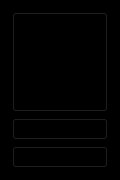
        <widget class="QFrame" name="frame_6">
         <property name="minimumSize">
          <size>
           <width>120</width>
           <height>100</height>
          </size>
         </property>
         <property name="maximumSize">
          <size>
           <width>120</width>
           <height>180</height>
          </size>
         </property>
         <property name="styleSheet">
          <string notr="true">background:black;</string>
         </property>
         <property name="frameShape">
          <enum>QFrame::StyledPanel</enum>
         </property>
         <property name="frameShadow">
          <enum>QFrame::Sunken</enum>
         </property>
         <property name="lineWidth">
          <number>3</number>
         </property>
         <property name="midLineWidth">
          <number>3</number>
         </property>
         <layout class="QGridLayout" name="gridLayout_6">
          <item row="2" column="0">
           <widget class="QPushButton" name="pushButton_28">
            <property name="maximumSize">
             <size>
              <width>120</width>
              <height>65</height>
             </size>
            </property>
            <property name="palette">
             <palette>
              <active>
               <colorrole role="Button">
                <brush brushstyle="SolidPattern">
                 <color alpha="255">
                  <red>0</red>
                  <green>0</green>
                  <blue>0</blue>
                 </color>
                </brush>
               </colorrole>
               <colorrole role="Base">
                <brush brushstyle="SolidPattern">
                 <color alpha="255">
                  <red>0</red>
                  <green>0</green>
                  <blue>0</blue>
                 </color>
                </brush>
               </colorrole>
               <colorrole role="Window">
                <brush brushstyle="SolidPattern">
                 <color alpha="255">
                  <red>0</red>
                  <green>0</green>
                  <blue>0</blue>
                 </color>
                </brush>
               </colorrole>
              </active>
              <inactive>
               <colorrole role="Button">
                <brush brushstyle="SolidPattern">
                 <color alpha="255">
                  <red>0</red>
                  <green>0</green>
                  <blue>0</blue>
                 </color>
                </brush>
               </colorrole>
               <colorrole role="Base">
                <brush brushstyle="SolidPattern">
                 <color alpha="255">
                  <red>0</red>
                  <green>0</green>
                  <blue>0</blue>
                 </color>
                </brush>
               </colorrole>
               <colorrole role="Window">
                <brush brushstyle="SolidPattern">
                 <color alpha="255">
                  <red>0</red>
                  <green>0</green>
                  <blue>0</blue>
                 </color>
                </brush>
               </colorrole>
              </inactive>
              <disabled>
               <colorrole role="Button">
                <brush brushstyle="SolidPattern">
                 <color alpha="255">
                  <red>0</red>
                  <green>0</green>
                  <blue>0</blue>
                 </color>
                </brush>
               </colorrole>
               <colorrole role="Base">
                <brush brushstyle="SolidPattern">
                 <color alpha="255">
                  <red>0</red>
                  <green>0</green>
                  <blue>0</blue>
                 </color>
                </brush>
               </colorrole>
               <colorrole role="Window">
                <brush brushstyle="SolidPattern">
                 <color alpha="255">
                  <red>0</red>
                  <green>0</green>
                  <blue>0</blue>
                 </color>
                </brush>
               </colorrole>
              </disabled>
             </palette>
            </property>
            <property name="toolTip">
             <string>&lt;html&gt;&lt;head/&gt;&lt;body&gt;&lt;p&gt;&lt;img src=&quot;:/toolTip/res/tooltips/CoinserverTooltip.png&quot;/&gt;&lt;/p&gt;&lt;/body&gt;&lt;/html&gt;</string>
            </property>
            <property name="styleSheet">
             <string notr="true">background:black;</string>
            </property>
            <property name="text">
             <string/>
            </property>
            <property name="icon">
             <iconset resource="../bitcoin.qrc">
              <normaloff>:/images/res/images/FlapXcoin/Social/Cc.png</normaloff>:/images/res/images/FlapXcoin/Social/Cc.png</iconset>
            </property>
            <property name="iconSize">
             <size>
              <width>90</width>
              <height>30</height>
             </size>
            </property>
           </widget>
          </item>
          <item row="0" column="0">
           <widget class="QPushButton" name="pushButton_24">
            <property name="minimumSize">
             <size>
              <width>0</width>
              <height>100</height>
             </size>
            </property>
            <property name="maximumSize">
             <size>
              <width>100</width>
              <height>100</height>
             </size>
            </property>
            <property name="palette">
             <palette>
              <active>
               <colorrole role="Button">
                <brush brushstyle="SolidPattern">
                 <color alpha="0">
                  <red>0</red>
                  <green>0</green>
                  <blue>0</blue>
                 </color>
                </brush>
               </colorrole>
               <colorrole role="Base">
                <brush brushstyle="SolidPattern">
                 <color alpha="0">
                  <red>0</red>
                  <green>0</green>
                  <blue>0</blue>
                 </color>
                </brush>
               </colorrole>
               <colorrole role="Window">
                <brush brushstyle="SolidPattern">
                 <color alpha="0">
                  <red>0</red>
                  <green>0</green>
                  <blue>0</blue>
                 </color>
                </brush>
               </colorrole>
              </active>
              <inactive>
               <colorrole role="Button">
                <brush brushstyle="SolidPattern">
                 <color alpha="0">
                  <red>0</red>
                  <green>0</green>
                  <blue>0</blue>
                 </color>
                </brush>
               </colorrole>
               <colorrole role="Base">
                <brush brushstyle="SolidPattern">
                 <color alpha="0">
                  <red>0</red>
                  <green>0</green>
                  <blue>0</blue>
                 </color>
                </brush>
               </colorrole>
               <colorrole role="Window">
                <brush brushstyle="SolidPattern">
                 <color alpha="0">
                  <red>0</red>
                  <green>0</green>
                  <blue>0</blue>
                 </color>
                </brush>
               </colorrole>
              </inactive>
              <disabled>
               <colorrole role="Button">
                <brush brushstyle="SolidPattern">
                 <color alpha="0">
                  <red>0</red>
                  <green>0</green>
                  <blue>0</blue>
                 </color>
                </brush>
               </colorrole>
               <colorrole role="Base">
                <brush brushstyle="SolidPattern">
                 <color alpha="0">
                  <red>0</red>
                  <green>0</green>
                  <blue>0</blue>
                 </color>
                </brush>
               </colorrole>
               <colorrole role="Window">
                <brush brushstyle="SolidPattern">
                 <color alpha="0">
                  <red>0</red>
                  <green>0</green>
                  <blue>0</blue>
                 </color>
                </brush>
               </colorrole>
              </disabled>
             </palette>
            </property>
            <property name="toolTip">
             <string>&lt;html&gt;&lt;head/&gt;&lt;body&gt;&lt;p&gt;&lt;img src=&quot;:/toolTip/res/tooltips/CoinserverTooltip.png&quot;/&gt;&lt;/p&gt;&lt;/body&gt;&lt;/html&gt;</string>
            </property>
            <property name="styleSheet">
             <string notr="true">background:transparent;</string>
            </property>
            <property name="text">
             <string/>
            </property>
            <property name="icon">
             <iconset resource="../bitcoin.qrc">
              <normaloff>:/images/res/images/FlapXcoin/Community/NET.png</normaloff>:/images/res/images/FlapXcoin/Community/NET.png</iconset>
            </property>
            <property name="iconSize">
             <size>
              <width>487</width>
              <height>95</height>
             </size>
            </property>
           </widget>
          </item>
          <item row="1" column="0">
           <spacer name="verticalSpacer">
            <property name="orientation">
             <enum>Qt::Vertical</enum>
            </property>
            <property name="sizeHint" stdset="0">
             <size>
              <width>20</width>
              <height>9</height>
             </size>
            </property>
           </spacer>
          </item>
          <item row="3" column="0">
           <widget class="QPushButton" name="pushButton_25">
            <property name="maximumSize">
             <size>
              <width>160</width>
              <height>65</height>
             </size>
            </property>
            <property name="palette">
             <palette>
              <active>
               <colorrole role="Button">
                <brush brushstyle="SolidPattern">
                 <color alpha="255">
                  <red>0</red>
                  <green>0</green>
                  <blue>0</blue>
                 </color>
                </brush>
               </colorrole>
               <colorrole role="Base">
                <brush brushstyle="SolidPattern">
                 <color alpha="255">
                  <red>0</red>
                  <green>0</green>
                  <blue>0</blue>
                 </color>
                </brush>
               </colorrole>
               <colorrole role="Window">
                <brush brushstyle="SolidPattern">
                 <color alpha="255">
                  <red>0</red>
                  <green>0</green>
                  <blue>0</blue>
                 </color>
                </brush>
               </colorrole>
              </active>
              <inactive>
               <colorrole role="Button">
                <brush brushstyle="SolidPattern">
                 <color alpha="255">
                  <red>0</red>
                  <green>0</green>
                  <blue>0</blue>
                 </color>
                </brush>
               </colorrole>
               <colorrole role="Base">
                <brush brushstyle="SolidPattern">
                 <color alpha="255">
                  <red>0</red>
                  <green>0</green>
                  <blue>0</blue>
                 </color>
                </brush>
               </colorrole>
               <colorrole role="Window">
                <brush brushstyle="SolidPattern">
                 <color alpha="255">
                  <red>0</red>
                  <green>0</green>
                  <blue>0</blue>
                 </color>
                </brush>
               </colorrole>
              </inactive>
              <disabled>
               <colorrole role="Button">
                <brush brushstyle="SolidPattern">
                 <color alpha="255">
                  <red>0</red>
                  <green>0</green>
                  <blue>0</blue>
                 </color>
                </brush>
               </colorrole>
               <colorrole role="Base">
                <brush brushstyle="SolidPattern">
                 <color alpha="255">
                  <red>0</red>
                  <green>0</green>
                  <blue>0</blue>
                 </color>
                </brush>
               </colorrole>
               <colorrole role="Window">
                <brush brushstyle="SolidPattern">
                 <color alpha="255">
                  <red>0</red>
                  <green>0</green>
                  <blue>0</blue>
                 </color>
                </brush>
               </colorrole>
              </disabled>
             </palette>
            </property>
            <property name="toolTip">
             <string>&lt;html&gt;&lt;head/&gt;&lt;body&gt;&lt;p&gt;&lt;img src=&quot;:/toolTip/res/tooltips/CoinserverTooltip.png&quot;/&gt;&lt;/p&gt;&lt;/body&gt;&lt;/html&gt;</string>
            </property>
            <property name="styleSheet">
             <string notr="true">background:black;</string>
            </property>
            <property name="text">
             <string/>
            </property>
            <property name="icon">
             <iconset resource="../bitcoin.qrc">
              <normaloff>:/images/res/images/FlapXcoin/Social/Discord.png</normaloff>:/images/res/images/FlapXcoin/Social/Discord.png</iconset>
            </property>
            <property name="iconSize">
             <size>
              <width>100</width>
              <height>30</height>
             </size>
            </property>
           </widget>
          </item>
         </layout>
        </widget>
